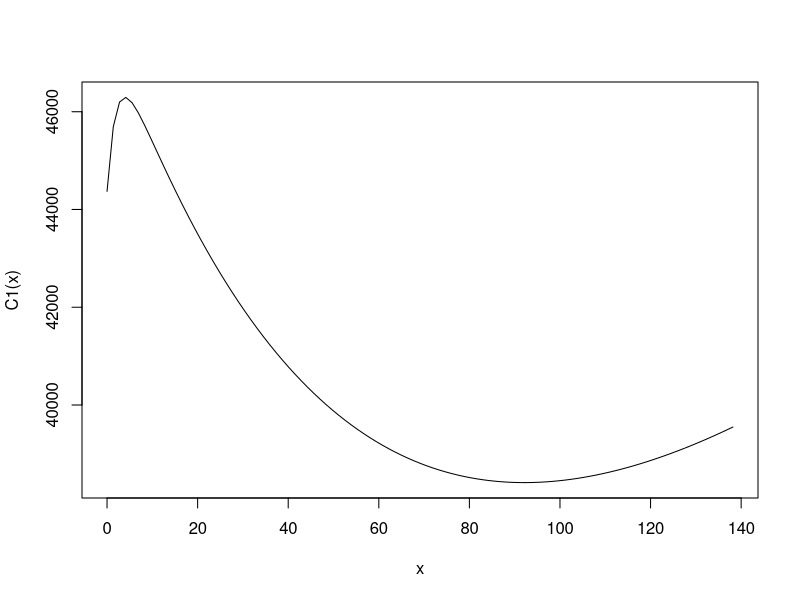
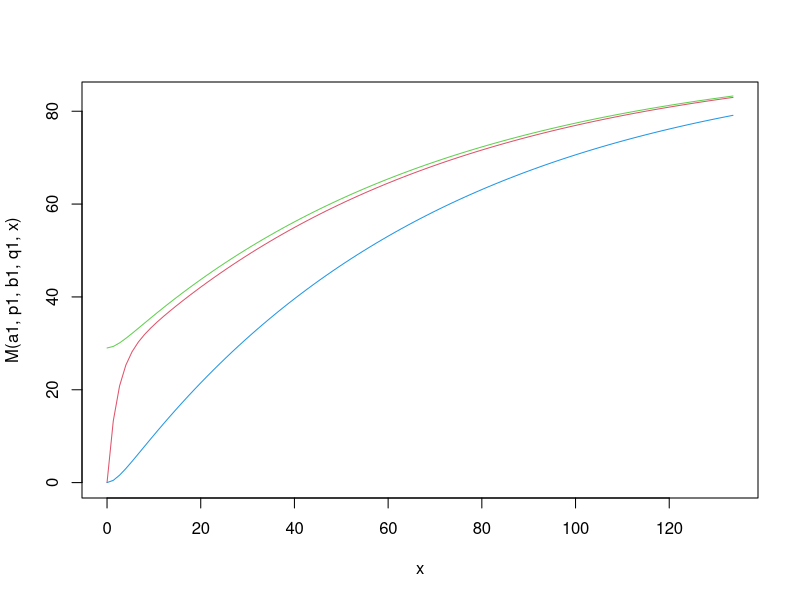
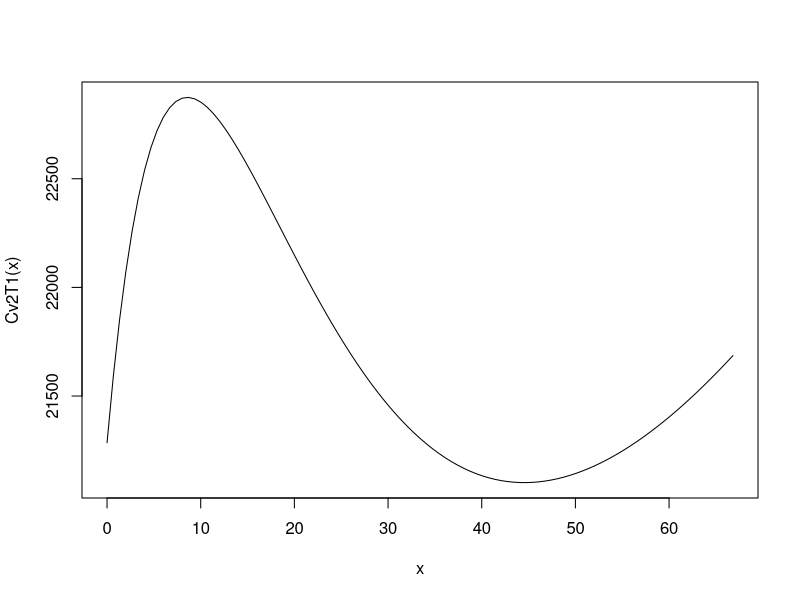
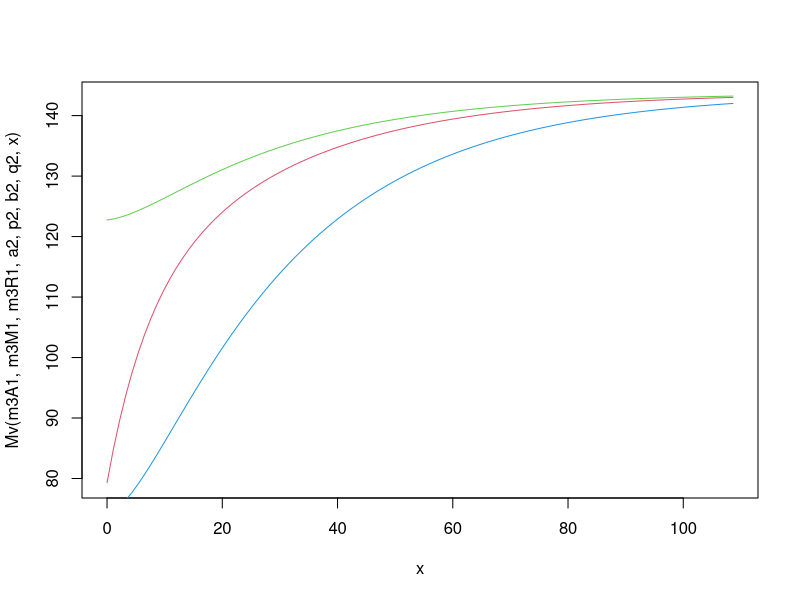
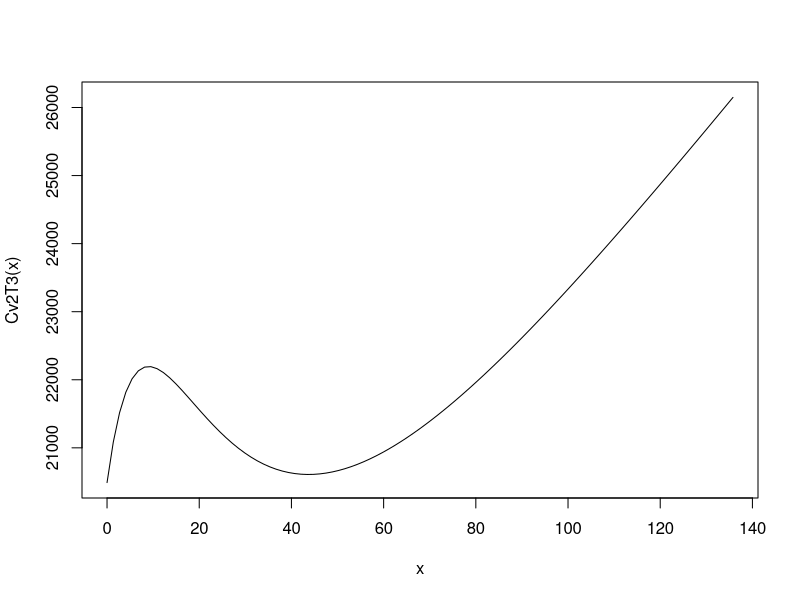
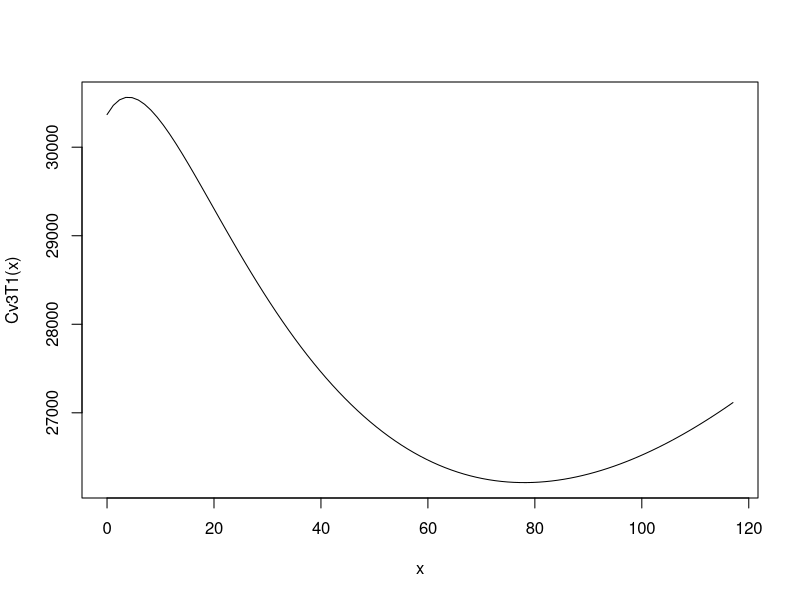
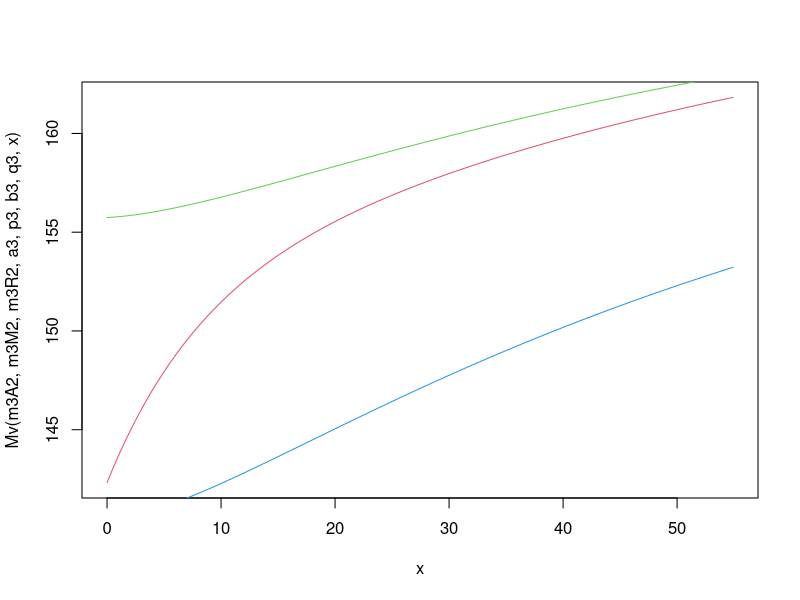
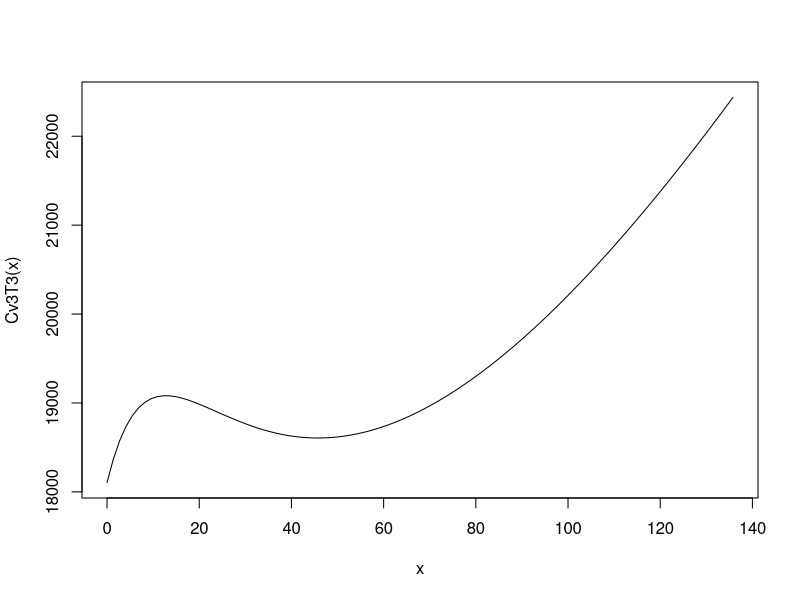

Generate these figures, in order, with R:
# This is the code file for paper "A Study on Optimal Release Schedule for Multi-Version Software"
#################### Case I ####################

################ for version 1 #################
gc()
#set g and k
g=function(p,b) (p+b)/2
k=function(p,b,q) sqrt(g(p,b)^2-p*b*(1-q))
#set hyperbolic functions
HM=function(p,b,q,t) (g(p,b)-p*(1-q))*sinh(k(p,b,q)*t)+k(p,b,q)*cosh(k(p,b,q)*t)
HR=function(p,b,q,t) g(p,b)*sinh(k(p,b,q)*t)+k(p,b,q)*cosh(k(p,b,q)*t)
HM2=function(VA1,VM1,VR1,p,b,q,t) ((b-g(p,b))*VM1+p*q*VR1)*sinh(k(p,b,q)*t)+VM1*k(p,b,q)*cosh(k(p,b,q)*t)
HR2=function(VA1,VM1,VR1,p,b,q,t) (b*VM1+(p-g(p,b))*VR1)*sinh(k(p,b,q)*t)+VR1*k(p,b,q)*cosh(k(p,b,q)*t)

#set M(t),R(t),A(t),B(t)
M=function(a,p,b,q,t) a/(1-q)*(1-exp(-g(p,b)*t)/k(p,b,q)*HM(p,b,q,t))
R=function(a,p,b,q,t) a/(1-q)*(1-exp(-g(p,b)*t)/k(p,b,q)*HR(p,b,q,t))
A=function(a,p,b,q,t) a+q*R(a,p,b,q,t)
B=function(a,p,b,q,t) A(a,p,b,q,t)-R(a,p,b,q,t)

Mv=function(VA1,VM1,VR1,a,p,b,q,t) (VA1+a-q*VR1)/(1-q)*(1-exp(-g(p,b)*t)/k(p,b,q)*HM(p,b,q,t))+exp(-g(p,b)*t)/k(p,b,q)*HM2(VA1,VM1,VR1,p,b,q,t)
Rv=function(VA1,VM1,VR1,a,p,b,q,t) (VA1+a-q*VR1)/(1-q)*(1-exp(-g(p,b)*t)/k(p,b,q)*HR(p,b,q,t))+exp(-g(p,b)*t)/k(p,b,q)*HR2(VA1,VM1,VR1,p,b,q,t)
Av=function(VA1,VM1,VR1,a,p,b,q,t) VA1+a-q*VR1+q*Rv(VA1,VM1,VR1,a,p,b,q,t)
Bv=function(VA1,VM1,VR1,a,p,b,q,t) Av(VA1,VM1,VR1,a,p,b,q,t)-Rv(VA1,VM1,VR1,a,p,b,q,t)

#set the parameters and the cost function for version 1
c11=90
c12=100
c13=160
c14=1530
a1=29
p1=0.4568
b1=0.0507
q1=0.6861

C1=function(t1)
{
  c11*t1+c12*M(a1,p1,b1,q1,t1)+c13*R(a1,p1,b1,q1,t1)+c14*B(a1,p1,b1,q1,t1)
}

print("### Version 1 ###")
#for sequence solution
print("=== for sequence solution: Testing Time, Total Cost, A, M, R ===")
min.t1=optimize(C1,c(0,500),tol=0.0001)
seqsol.t1=min.t1$minimum
seqsol.c1=C1(seqsol.t1)
m1A1=A(a1,p1,b1,q1,seqsol.t1)
m1M1=M(a1,p1,b1,q1,seqsol.t1)
m1R1=R(a1,p1,b1,q1,seqsol.t1)
m1RC1=c14*B(a1,p1,b1,q1,seqsol.t1)  #risk cost
sprintf("A1= %f ; M1= %f ; R1= %f " , m1A1, m1M1, m1R1)
sprintf("Optimal testing time = %f ; Optimal testing cost = %f ; Risk Cost = %f" , seqsol.t1, seqsol.c1, m1RC1)
curve(C1(x),xlim=c(0,seqsol.t1*1.5))  #draw the curve of the cost for sequence solution, version 1

#for DP
print("=== for DP solution: Testing Time, Total Cost, A, M, R ")
dp.t1=111.3365
dp.c1=C1(dp.t1)
m3A1=A(a1,p1,b1,q1,dp.t1)
m3M1=M(a1,p1,b1,q1,dp.t1)
m3R1=R(a1,p1,b1,q1,dp.t1)
m3RC1=c14*B(a1,p1,b1,q1,dp.t1)  #risk cost
sprintf("A1= %f ; M1= %f ; R1= %f " , m3A1, m3M1, m3R1)
sprintf("Optimal testing time = %f ; Optimal testing cost = %f ; Risk Cost = %f" , dp.t1, dp.c1, m3RC1)

#draw M, R, A for version 1
curve(M(a1,p1,b1,q1,x),xlim=c(0,dp.t1*1.2), col = 2)  #red
curve(R(a1,p1,b1,q1,x),xlim=c(0,dp.t1*1.2),add = TRUE, col = 4)  #blue
curve(A(a1,p1,b1,q1,x),xlim=c(0,dp.t1*1.2),add = TRUE, col = 3)   #green #blue

#################### for version 2 ####################
#set the parameters and the cost function for version 2
c21=85
c22=90
c23=125
c24=420
a2=43
p2=0.123
b2=0.0632
q2=0.301

Cv2=function(VA1,VM1,VR1,tv)
{
  c21*tv+c22*(Mv(VA1,VM1,VR1,a2,p2,b2,q2,tv)-VM1)  +c23*(Rv(VA1,VM1,VR1,a2,p2,b2,q2,tv)-VR1) +c24*Bv(VA1,VM1,VR1,a2,p2,b2,q2,tv)
}
Cv2T1=function(tv)
{ Cv2(m1A1,m1M1,m1R1,tv) }
Cv2T3=function(tv)
{ Cv2(m3A1,m3M1,m3R1,tv) }

print("### Version 2 ###")
#for sequence solution
print("=== for sequence solution: Testing Time, Total Cost, A, M, R ===")
min.tv=optimize(Cv2T1,c(0,500),tol=0.0001)
seqsol.t2=min.tv$minimum
seqsol.c2=Cv2T1(seqsol.t2)
m1A2=Av(m1A1,m1M1,m1R1,a2,p2,b2,q2,seqsol.t2)
m1M2=Mv(m1A1,m1M1,m1R1,a2,p2,b2,q2,seqsol.t2)
m1R2=Rv(m1A1,m1M1,m1R1,a2,p2,b2,q2,seqsol.t2)
m1RC2=c24*Bv(m1A1,m1M1,m1R1,a2,p2,b2,q2,seqsol.t2)    #risk cost
sprintf("A2= %f ; M2= %f ; R2= %f " , m1A2, m1M2, m1R2)
sprintf("Optimal testing time = %f ; Optimal testing cost = %f ; Risk Cost = %f" , seqsol.t2, seqsol.c2, m1RC2)
curve(Cv2T1(x),xlim=c(0,seqsol.t2*1.5))  # draw the curve of the cost for sequence solution, version 2


#for DP
print("=== for DP solution: Testing Time, Total Cost, A, M, R ======")
dp.t2=90.52  # the value got from DP program in advance
dp.c2=Cv2T3(dp.t2)
m3A2=Av(m3A1,m3M1,m3R1,a2,p2,b2,q2,dp.t2)
m3M2=Mv(m3A1,m3M1,m3R1,a2,p2,b2,q2,dp.t2)
m3R2=Rv(m3A1,m3M1,m3R1,a2,p2,b2,q2,dp.t2)
m3RC2=c24*Bv(m3A1,m3M1,m3R1,a2,p2,b2,q2,dp.t2) #risk cost
sprintf("A2= %f ; M2= %f ; R2= %f " , m3A2, m3M2, m3R2)
sprintf("Optimal testing time = %f ; Optimal testing cost = %f ; Risk Cost = %f" , dp.t2, dp.c2, m3RC2)

#draw M, R, A for version 2
curve(Mv(m3A1,m3M1,m3R1,a2,p2,b2,q2,x),xlim=c(0,dp.t2*1.2), col = 2)  #red
curve(Rv(m3A1,m3M1,m3R1,a2,p2,b2,q2,x),xlim=c(0,dp.t2*1.2),add = TRUE, col = 4)  #blue
curve(Av(m3A1,m3M1,m3R1,a2,p2,b2,q2,x),xlim=c(0,dp.t2*1.2),add = TRUE, col = 3)   #green #blue
curve(Cv2T3(x),xlim=c(0,dp.t2*1.5))  # draw the curve of the cost for DP solution, version 2

#################### for version 3 ####################
#set the parameters and the cost function for version 3
c31=95
c32=105
c33=170
c34=1180
a3=13
p3=0.1066
b3=0.0341
q3=0.4791

Cv3=function(VA1,VM1,VR1,tv)
{
  c31*tv+c32*(Mv(VA1,VM1,VR1,a3,p3,b3,q3,tv)-VM1)+c33*(Rv(VA1,VM1,VR1,a3,p3,b3,q3,tv)-VR1)+c34*Bv(VA1,VM1,VR1,a3,p3,b3,q3,tv)
}
Cv3T1=function(tv)
{ Cv3(m1A2,m1M2,m1R2,tv) }
Cv3T3=function(tv)
{ Cv3(m3A2,m3M2,m3R2,tv) }

print("### Version 3 ###")
#for sequence solution
print("=== for sequence solution: Testing Time, Total Cost, A, M, R ===")
min.tv=optimize(Cv3T1,c(0,500),tol=0.0001)
seqsol.t3=min.tv$minimum
seqsol.c3=Cv3T1(seqsol.t3)
m1A3=Av(m1A2,m1M2,m1R2,a3,p3,b3,q3,seqsol.t3)
m1M3=Mv(m1A2,m1M2,m1R2,a3,p3,b3,q3,seqsol.t3)
m1R3=Rv(m1A2,m1M2,m1R2,a3,p3,b3,q3,seqsol.t3)
m1RC3=c34*Bv(m1A2,m1M2,m1R2,a3,p3,b3,q3,seqsol.t3)     #risk cost
sprintf("A3= %f ; M3= %f ; R3= %f " , m1A3, m1M3, m1R3)
sprintf("Optimal testing time = %f ; Optimal testing cost = %f ; Risk Cost = %f" , seqsol.t3, seqsol.c3, m1RC3)
curve(Cv3T1(x),xlim=c(0,seqsol.t3*1.5)) # draw the curve of the cost for sequence solution, version 3

#for DP
print("=== for dynamic programming: Testing Time, Total Cost, A, M, R ===")
dp.t3=45.7501     # the value got from DP program in advance
dp.c3=Cv3T3(dp.t3)
m3A3=Av(m3A2,m3M2,m3R2,a3,p3,b3,q3,dp.t3)
m3A3=Mv(m3A2,m3M2,m3R2,a3,p3,b3,q3,dp.t3)
m3A3=Rv(m3A2,m3M2,m3R2,a3,p3,b3,q3,dp.t3)
m3RC3=c34*Bv(m3A2,m3M2,m3R2,a3,p3,b3,q3,dp.t3)     #risk cost
sprintf("A3= %f ; M3= %f ; R3= %f " , m1A3, m1M3, m1R3)
sprintf("Optimal testing time = %f ; Optimal testing cost = %f ; Risk Cost = %f" , dp.t3, dp.c3, m3RC3)

#draw M, R, A for version 3
curve(Mv(m3A2,m3M2,m3R2,a3,p3,b3,q3,x),xlim=c(0,dp.t3*1.2), col = 2)  #red
curve(Rv(m3R2,m3M2,m3R2,a3,p3,b3,q3,x),xlim=c(0,dp.t3*1.2),add = TRUE, col = 4)  #blue
curve(Av(m3A2,m3M2,m3R2,a3,p3,b3,q3,x),xlim=c(0,dp.t3*1.2),add = TRUE, col = 3)   #green #blue
curve(Cv3T3(x),xlim=c(0,dp.t2*1.5))  # draw the curve of the cost for DP solution, version 3
